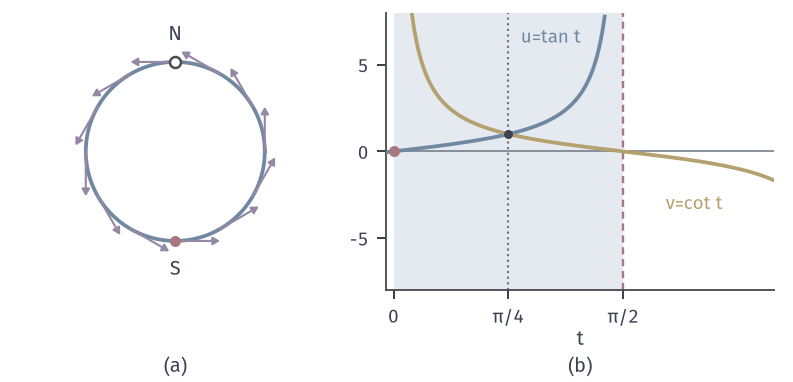

Python code for this plot:
from pathlib import Path
import sys
sys.path.insert(0,str(Path(__file__).resolve().parents[1]/"odeex-common"))
from odeex_common import *
HERE=Path(__file__).resolve().parent

# Circle field with alpha'=2: u=tan t in the north chart, v=cot t in the south chart.
fig,axes=figure(width_mm=112,height_mm=54,ncols=2,gridspec_kw={'width_ratios':[1,1.35]})
panel(fig,.04,.975,.965,.24,.2)
ax=axes[0]; th=np.linspace(0,2*np.pi,400); ax.plot(np.cos(th),np.sin(th),color=BLUE,lw=1.5,zorder=2)
for a in np.linspace(0,2*np.pi,12,endpoint=False):
    y=np.array([np.sin(a),-np.cos(a)]); v=np.array([np.cos(a),np.sin(a)])*.5
    ax.annotate('',xy=y+v,xytext=y,arrowprops=dict(arrowstyle='-|>,head_width=.16,head_length=.28',color=PURPLE,lw=.85,shrinkA=0,shrinkB=0),zorder=3)
dot(ax,0,-1); ax.plot([0],[1],'o',ms=4.4,mfc='white',mec=STROKE,mew=1,zorder=6)
ax.text(0,-1.2,'S',ha='center',va='top',fontsize=8); ax.text(0,1.2,'N',ha='center',va='bottom',fontsize=8)
ax.set_xlim(-1.55,1.55); ax.set_ylim(-1.55,1.55); ax.set_aspect('equal'); ax.axis('off')
ax=axes[1]; t=np.linspace(-.05,1.53,400); u=np.tan(t); ax.plot(t[u<8],u[u<8],color=BLUE,lw=1.5,zorder=3)
t=np.linspace(.06,2.6,500); v=1/np.tan(t); m=(v<8)&(v>-8); t2=t.copy(); ax.plot(t[m],v[m],color=YELLOW,lw=1.5,zorder=3)
ax.axvspan(0,np.pi/2,fc=BLUE_FILL,ec='none',zorder=0); ax.axhline(0,color=MUTED,lw=.6,zorder=1)
ax.axvline(np.pi/2,color=RED,lw=.95,ls=(0,(3,2))); ax.axvline(np.pi/4,color=MUTED,lw=.85,ls=':'); dot(ax,0,0); dot(ax,np.pi/4,1,ms=3.6,color=INK)
ax.text(1.28,6.6,'u=tan t',color=BLUE,fontsize=7.5,ha='right',va='center'); ax.text(2.25,-3.0,'v=cot t',color=YELLOW,fontsize=7.5,ha='right',va='center')
ax.set_xlim(-.05,2.6); ax.set_ylim(-8,8); ax.set_xticks([0,np.pi/4,np.pi/2]); ax.set_xticklabels(['0','π/4','π/2']); ax.set_yticks([-5,0,5]); ax.set_xlabel('t',labelpad=1)
tags(fig,axes)
save(fig,HERE,'figure',{'u':'tan t','v':'cot t','switch':'t=pi/4,u=v=1'})
